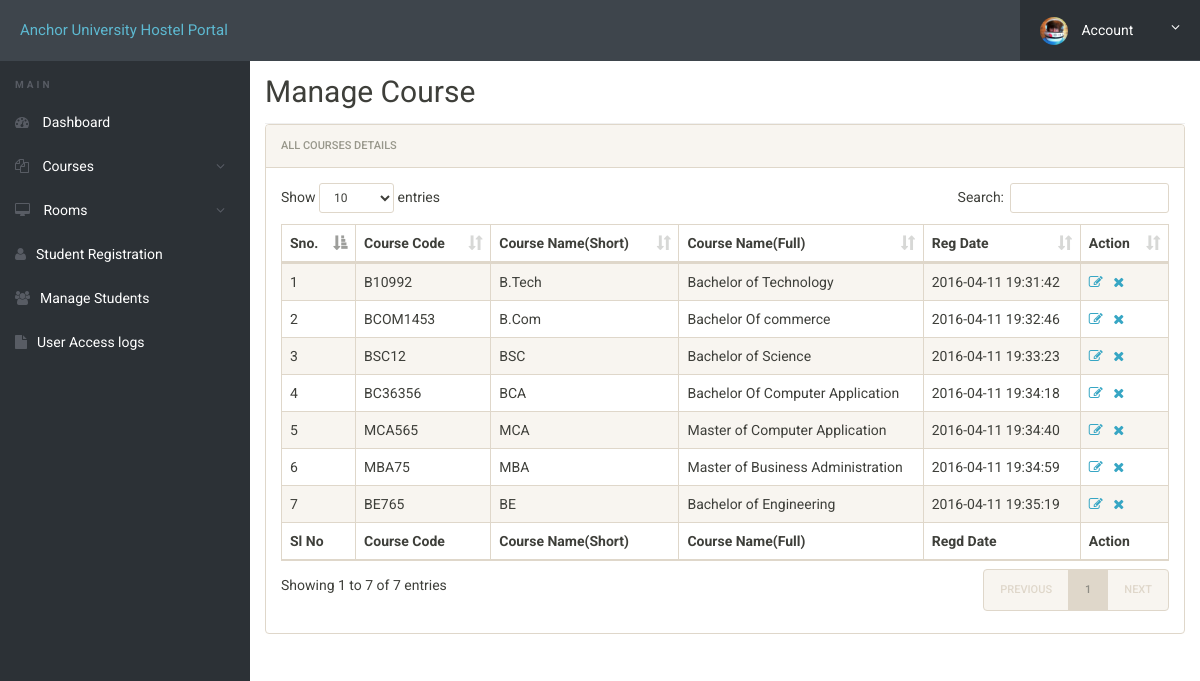
The app's page /admin/manage-courses.php (signed in), older data.
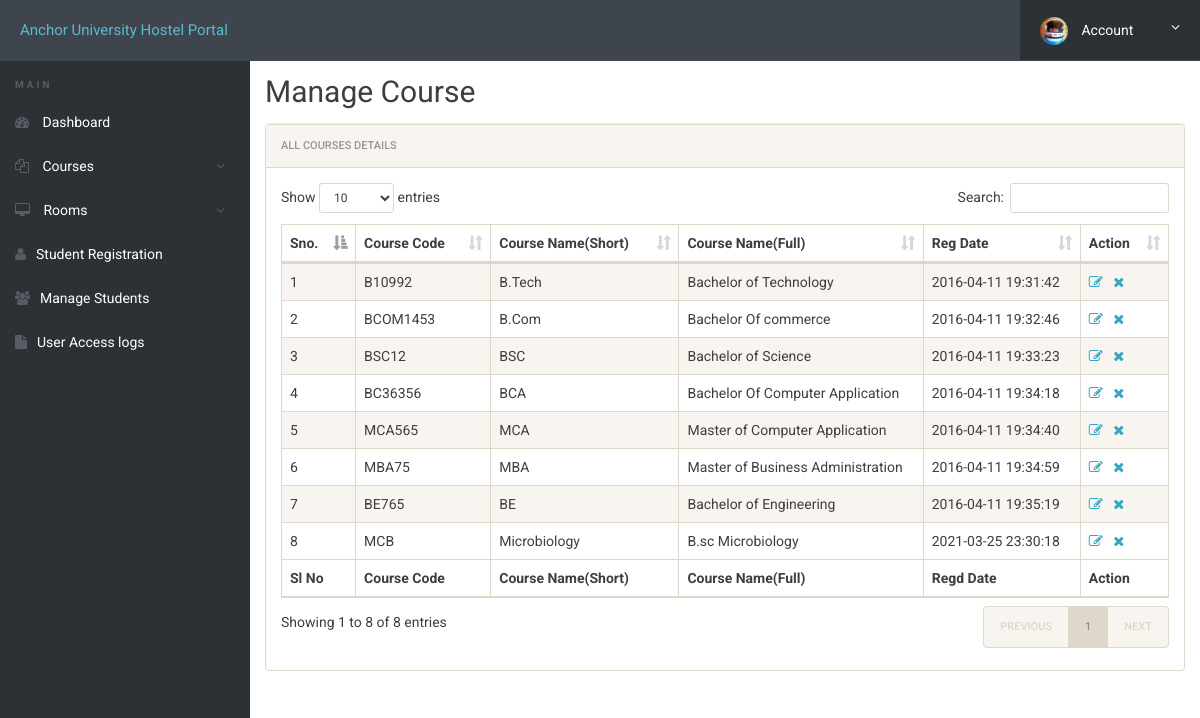
The same page, newer data.
### tables this page shows
CREATE TABLE `courses` (
  `id` int(11) NOT NULL,
  `course_code` varchar(255) NOT NULL,
  `course_sn` varchar(255) NOT NULL,
  `course_fn` varchar(255) NOT NULL,
  `posting_date` timestamp NOT NULL DEFAULT current_timestamp()
);

### admin/manage-courses.php (the view, shortened to what this page needs)
<?php
include('includes/config.php');
?>
<!doctype html>
<html lang="en" class="no-js">
<head>
	<link rel="stylesheet" href="css/font-awesome.min.css">
	<link rel="stylesheet" href="css/bootstrap.min.css">
	<link rel="stylesheet" href="css/dataTables.bootstrap.min.css">
	<link rel="stylesheet" href="css/bootstrap-social.css">
	<link rel="stylesheet" href="css/bootstrap-select.css">
	<link rel="stylesheet" href="css/fileinput.min.css">
	<link rel="stylesheet" href="css/awesome-bootstrap-checkbox.css">
	<link rel="stylesheet" href="css/style.css">
</head>
<body>
	<?php include('includes/header.php');?>
	<div class="ts-main-content">
			<?php include('includes/sidebar.php');?>
		<div class="content-wrapper">
			<div class="container-fluid">
				<div class="row">
					<div class="col-md-12">
						<h2 class="page-title">Manage Course</h2>
						<div class="panel panel-default">
							<div class="panel-heading">All Courses Details</div>
							<div class="panel-body">
								<table id="zctb" class="display table table-striped table-bordered table-hover" cellspacing="0" width="100%">
									<thead>
										<tr>
											<th>Sno.</th>
											<th>Course Code</th>
											<th>Course Name(Short)</th>
											<th>Course Name(Full)</th>
											<th>Reg Date </th>
											<th>Action</th>
										</tr>
									</thead>
									<tfoot>
										<tr>
											<th>Sl No</th>
											<th>Course Code</th>
											<th>Course Name(Short)</th>
											<th>Course Name(Full)</th>
											<th>Regd Date</th>
											<th>Action</th>										</tr>
									</tfoot>
									<tbody>
<?php
$ret="select * from courses";
$stmt= $mysqli->prepare($ret) ;
$stmt->execute() ;
$res=$stmt->get_result();
$cnt=1;
while($row=$res->fetch_object())
	  {
	  	?>
<tr><td><?php echo $cnt;;?></td>
<td><?php echo $row->course_code;?></td>
<td><?php echo $row->course_sn;?></td>
<td><?php echo $row->course_fn;?></td>
<td><?php echo $row->posting_date;?></td>
<td><a href="edit-course.php?id=<?php echo $row->id;?>"><i class="fa fa-edit"></i></a>&nbsp;&nbsp;
<a href="manage-courses.php?del=<?php echo $row->id;?>" onclick="return confirm("Do you want to delete");"><i class="fa fa-close"></i></a></td>
										</tr>
									<?php
$cnt=$cnt+1;
									 } ?>
									</tbody>
								</table>
							</div>
						</div>
					</div>
				</div>
			</div>
		</div>
	</div>
</body>
</html>

Row changes from the older to the newer data that the page shows:
added courses: course_code "MCB", course_sn "Microbiology", course_fn "B.sc Microbiology", posting_date "2021-03-25 23:30:18"
Text that changed along with them:
text written by a page script: "Show entries Search: Showing 1 to 7 of 7 entries PREVIOUS 1 NEXT" → "Show entries Search: Showing 1 to 8 of 8 entries PREVIOUS 1 NEXT"
